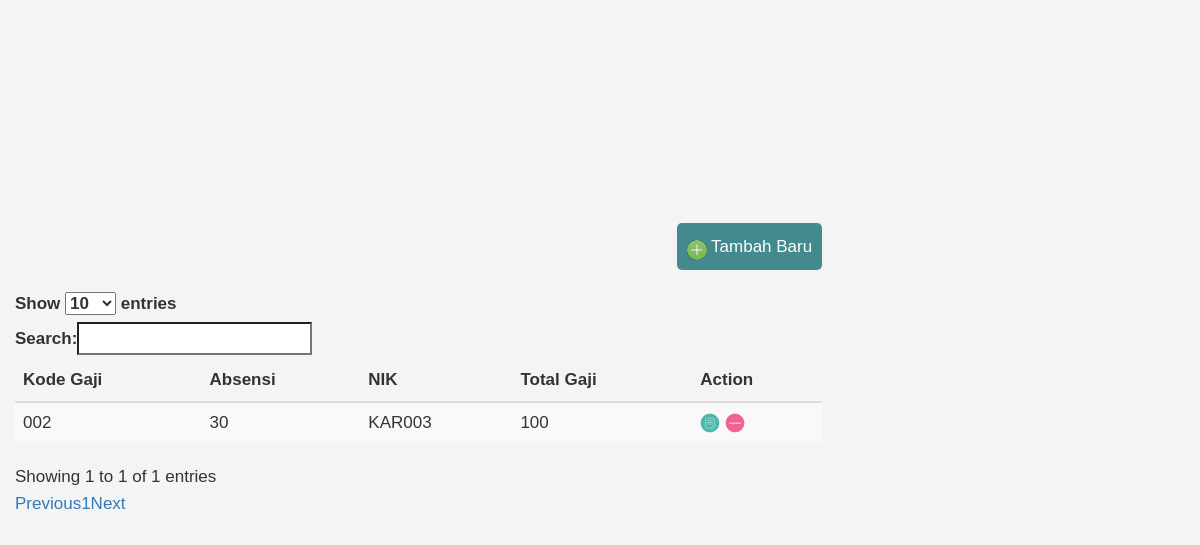
Screenshot of /indexpenggajian.php with the database file from the repository.
### tables this page shows
CREATE TABLE IF NOT EXISTS `penggajian` (
  `kode_gaji` varchar(10) NOT NULL,
  `absensi` varchar(10) DEFAULT NULL,
  `nik` varchar(15) DEFAULT NULL,
  `total_gaji` double DEFAULT NULL
);

### Controller/ControllerPenggajian.php (called while the page is built, shortened)
<?php
	require_once 'Model/ModelPenggajian.php';
	class ControllerPenggajian{
		public $modelpenggajian;
		function __construct(){
			$this->modelpenggajian = new ModelPenggajian();
		}
		public function tampilnodata(){
			$data = $this->modelpenggajian->jukokdata();
			include 'View/Penggajian/ViewPenggajian.php';
		}
}
  ?>

### Model/ModelPenggajian.php (called while the page is built, shortened)
<?php
	class ModelPenggajian{
		public function oleh_koneksi(){
	        $this->koneksi = false;
	        try {
	            $this->koneksi = new PDO('mysql:host=localhost;dbname=penggajian', 'root', '');
	        } catch(PDOException $e) {
	        	echo $e->getMessage();
	        }
	        return $this->koneksi;
		}
		public function jukokdata(){
			$konek = $this->oleh_koneksi();
			$statement = $konek->prepare("SELECT * FROM penggajian");
			$statement->execute();
			while ($row = $statement->fetch()){
				$hasile[] = $row;
			}
			return $hasile;
		}
	}
  ?>

### View/Penggajian/ViewPenggajian.php (the view, shortened to what this page needs)
<!DOCTYPE html>
<html>
<head>
	<link rel="stylesheet" type="text/css" href="//netdna.bootstrapcdn.com/bootstrap/3.0.3/css/bootstrap.min.css">
	<link rel="stylesheet" type="text/css" href="//cdn.datatables.net/plug-ins/9dcbecd42ad/integration/bootstrap/3/dataTables.bootstrap.css">
</head>
<body><div class="container" border="1px">
<div style="text-align:right;margin:20px 0px;"><button id="modal-btn" class="button"><img src="crud-icon/add.png" title="Add New Record" style="vertical-align:bottom;" /> Tambah Baru</a></button></div>
<table id="myTable" class="table table-striped  table-hover" >
	<thead>
		<tr>
	  	  <th >Kode Gaji</th>
	  <th>Absensi</th>
	  <th >NIK</th>
	  <th >Total Gaji</th>
			<th>
				Action
			</th>
		</tr>
	</thead>
	<tbody>
		<?php
	foreach ($data as $row){
	?>
		<tr>
	<td><?php echo $row["kode_gaji"]; ?></td>
		<td><?php echo $row["absensi"]; ?></td>
		<td><?php echo $row["nik"]; ?></td>
		<td><?php echo $row["total_gaji"]; ?></td>
		<td><a class="ajax-action-links" href="indexpenggajian.php?kode_gaji=<?php echo $row['kode_gaji']?>&get=true"><img src="crud-icon/edit.png" title="Update" /></a> <a class="ajax-action-links" href="indexpenggajian.php?kode_gaji=<?php echo $row['kode_gaji']?>&delete=true"><img src="crud-icon/delete.png" title="Delete" /></a></td>
		</tr>
		<?php } ?>
	</tbody>
</table></div>
		<div class="col-md-5"></div>
</body>
</html>

### View/Penggajian/ViewPenggajian.php (style rules this page uses)
:root { --modal-duration: 1s; --modal-color: #428bca; }
body { font-family: Arial, Helvetica, sans-serif; background: #f4f4f4; font-size: 17px; line-height: 1.6; display: flex; height: 90vh; align-items: center; justify-content: center; }
.button { color:#FFF;text-decoration:none; background-color:#428a8e;padding:10px; margin-left: 60%; color: #fff; border: 0; border-radius: 5px; cursor: pointer; }

### rows the page displays
penggajian: kode_gaji "002", absensi "30", nik "KAR003", total_gaji "100"
